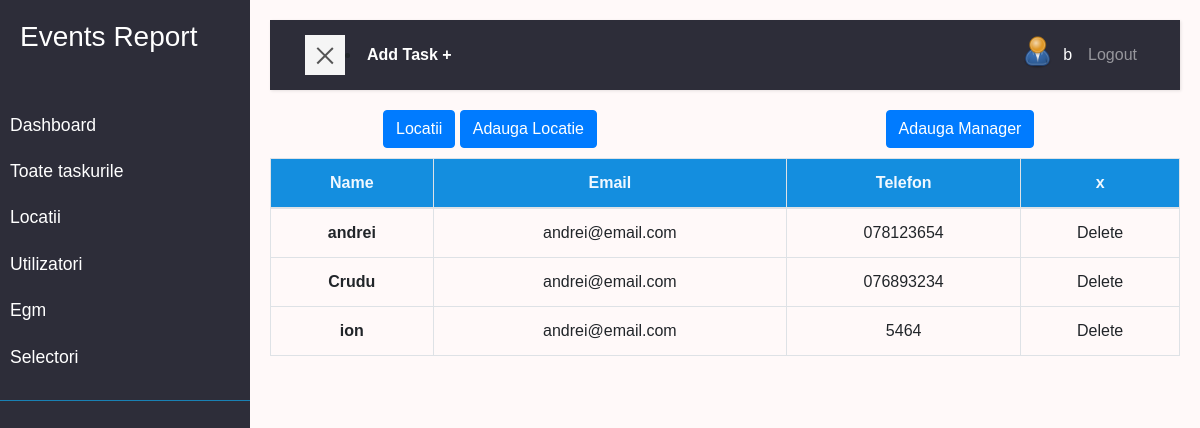
/location/managers (signed in), run on the app's committed database.
### user/models.py (models this page shows, shortened)
class Profile(models.Model):
    user = models.OneToOneField(
        User, on_delete=models.CASCADE, null=True, blank=True)
    nume = models.CharField(max_length=200, blank=True, null=True)
    prenume = models.CharField(max_length=200, blank=True, null=True)
    email = models.EmailField(max_length=500, blank=True, null=True)
    username = models.CharField(max_length=200, blank=True, null=True)
    location = models.CharField(max_length=200, blank=True, null=True)
    functie = models.CharField(max_length=200, blank=True, null=True)
    profile_image = models.ImageField(null=True, blank=True, upload_to='profiles/', default='profiles/user-default.png')
    url_github = models.CharField(max_length=200, blank=True, null=True)
    url_facebook = models.CharField(max_length=200, blank=True, null=True)
    created = models.DateTimeField(auto_now_add=True)
    id = models.UUIDField(default=uuid.uuid4, unique=True,
                        primary_key=True, editable=False)
    class Meta:
        ordering = ['created']
    @property
    def imageURL(self):
        try:
            url = self.profile_image.url
        except:
            url = ''
        return url

### location/models.py (models this page shows, shortened)
class Manager(models.Model):
    nume = models.CharField(max_length=200)
    email = models.EmailField(max_length=200, null=True, blank=True)
    telefon = models.CharField(max_length=200, null=True, blank=True)
    created = models.DateTimeField(auto_now_add=True, null=True, blank=True)

### location/views.py (the view)
# urls.py: path('managers', views.managers, name='managers'),
@login_required(login_url='login')
def managers(request):
    managers = Manager.objects.all()
    context = {'managers':managers}
    return render(request, 'location/managers.html', context)

### location/templates/location/managers.html
{% extends 'main.html' %}
{% block content %}
<div class="row text-center">
  <div class="col">
    <a class="btn btn-primary" href="{% url 'locations' %}">Locatii</a>
    <a class="btn btn-primary" href="{% url 'location-form' %}">Adauga Locatie</a>
  </div>
  <div class="col">
    <a class="btn btn-primary" href="{% url 'manager-form' %}">Adauga Manager</a>
  </div>
  <br><br>
</div>
<div class=" text-center  tableFixHead">
<table class="table table-bordered table-hover"  id="tabel">
  <thead>
    <tr>
      <th scope="col">Name</th>
      <th scope="col">Email</th>
      <th scope="col">Telefon</th>
      <th scope="col">x</th>
    </tr>
  </thead>
  <tbody>
    {% for manager in managers %}
    <tr>
      <th scope="row"><a href="{% url 'manager-edith' manager.id %}">{{manager.nume}}</a></th>
      <td>{{manager.email}}</td>
      <td>{{manager.telefon}}</td>
      <td><a href="{% url 'manager-delete' manager.id %}?next=/location/managers">Delete</a></td>
    </tr>
    {% endfor %}
  </tbody>
</table>
</div>
{% endblock %}

### templates/navbar.html (shortened to what this page needs)
    <div class="wrapper">
        <nav id="sidebar" >
            <div class="sidebar-header">
                <h3>Events Report</h3>
            </div>
            <ul class="list-unstyled components">
                <li >
                   <a href="{% url 'dashboard' %}">Dashboard</a>
                   <a href="{% url 'tasks'%}">Toate taskurile</a>
                   <a href="{% url 'locations' %}">Locatii</a>
                   <a href="{% url 'profiles' %}">Utilizatori</a>
                   <a href="{% url 'egm' %}">Egm</a>
                   <a href="{% url 'selectori' %}">Selectori</a>
                </li>
            </ul>
        </nav>
        <div id="content">
            <nav class="navbar navbar-expand-lg navbar-dark bg-nn">
                <div class="container-fluid">
                    <button type="button" id="sidebarCollapse" class="navbar-btn btn-blue ">
                        <span></span>
                    </button> <li class="nav-item active "><a  class="text-white fw-bold" href="{% url 'task-form' %}?next=/">Add Task +</a></li>
                    <div class="collapse navbar-collapse  " id="navbarSupportedContent">
                        <ul class="nav navbar-nav  ml-auto">
                            {% if request.user.is_authenticated %}
                            <li class="nav-item active"><a class="" href="{% url 'account' %}"><img src="{{request.user.profile.imageURL}}"
                                alt="avatar"class="rounded-circle img-fluid" style="width: 35px;"></a></li>
                            <li class="nav-item active"><a class="nav-link" href="{% url 'account' %}">{{request.user.profile.nume}}</a></li>
                            <li class="nav-item"><a class="nav-link" href="{% url 'logout' %}">Logout</a></li>
                            {% else %}
                            <li class="nav-item"><a class="nav-link" href="{% url 'login' %}">Login/Sign Up</a></li>
                            {% endif %}
                        </ul>
                    </div>
                </div>
            </nav>
</body>
</html>

### static/styles/app.css (style rules this page uses)
:root { --color-sub: #2d2d39; --color-sub1: #12528f; }
.tableFixHead thead th { position: sticky; top: 0; z-index: 1; background-color: rgb(20, 142, 223); color:aliceblue; }

### static/styles/main.css (style rules this page uses)
:root { --color-sub: #2d2d39; --color-sub1: #275179; }
body { font-family: 'Poppins', sans-serif; background: #fff9f9; }
a, a:hover, a:focus { color: inherit; text-decoration: none; transition: all 0.3s; }
.navbar { padding: 15px 20px; background: var(--color-sub); border: none; border-radius: 0; margin-bottom: 20px; box-shadow: 1px 1px 3px rgba(0, 0, 0, 0.1); }
.navbar-btn { box-shadow: none; outline: none !important; border: none; }
.wrapper { display: flex; width: 100%; align-items: stretch; perspective: 1500px; }
#sidebar { min-width: 250px; max-width: 250px; background: var(--color-sub); color: #fff; transition: all 0.6s cubic-bezier(0.945, 0.020, 0.270, 0.665); transform-origin: bottom left; }
#sidebar .sidebar-header { padding: 20px; background:var(--color-sub); }
#sidebar ul.components { padding: 20px 0; border-bottom: 1px solid #1981b4; }
#sidebar ul li a { padding: 10px; font-size: 1.1em; display: block; }
#content { width: 100%; padding: 20px; min-height: 100vh; transition: all 0.3s; }
#sidebarCollapse { width: 40px; height: 40px; background: #f5f5f5; cursor: pointer; }
#sidebarCollapse span { width: 80%; height: 2px; margin: 0 auto; display: block; background: #555; transition: all 0.8s cubic-bezier(0.810, -0.330, 0.345, 1.375); transition-delay: 0.2s; }
#sidebarCollapse span:last-of-type { transform: rotate(-45deg) translate(1px, -1px); }

### data on the page
Manager: nume "andrei", email "andrei@email.com", telefon "078123654"
Manager: nume "Crudu", email "andrei@email.com", telefon "076893234"
Manager: nume "ion", email "andrei@email.com", telefon "5464"

### other printed values
{{ request.user.profile.nume }} "b"
